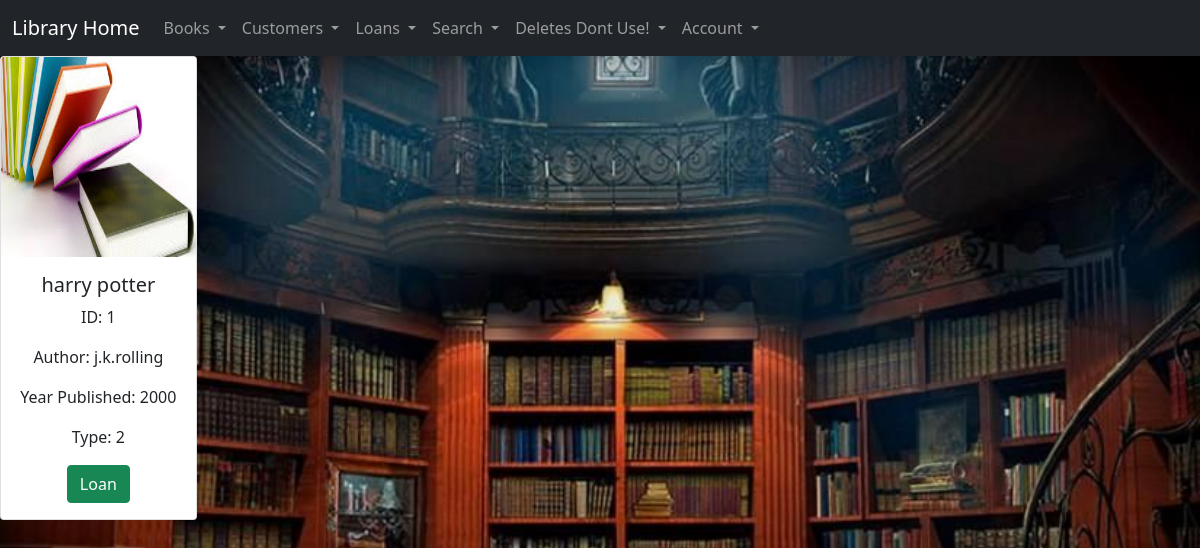
The page /books (signed in) on the database as committed earlier.
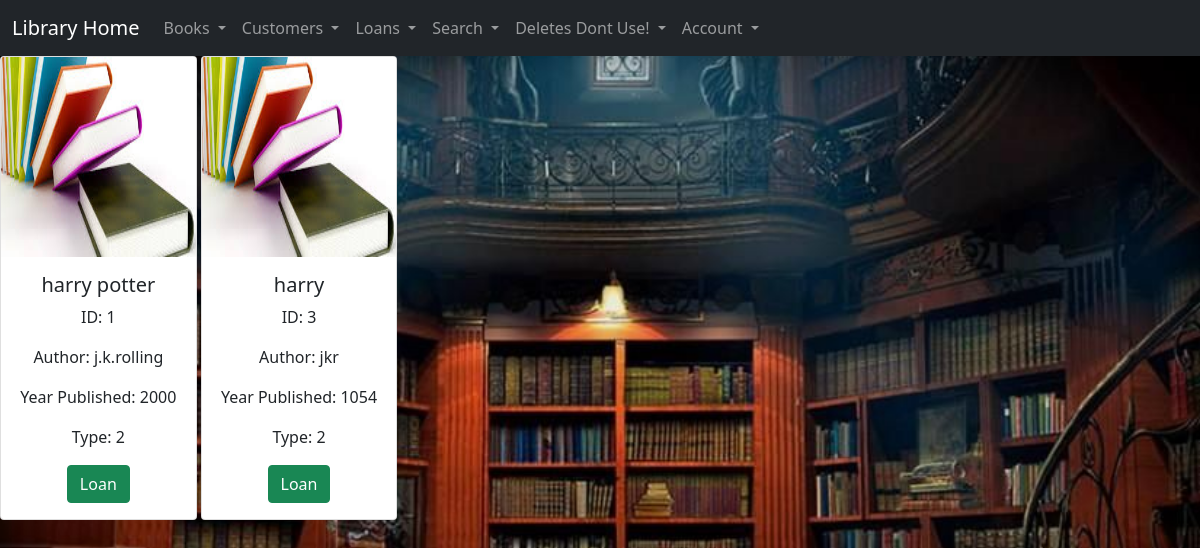
The same page on the database as committed later.
### modules/books.py (models this page shows, shortened)
class Book(Base):
    __tablename__='books'
    id = Column(Integer , primary_key=True)
    name = Column(String)
    author = Column(String)
    year = Column(Integer)
    type = Column(Integer)

### app.py (the view)
@app.route('/books')
@login_required
def show_books():
    show_books = session.query(books.Book).all()
    session.close()
    return render_template('books.html', show_books = show_books)

### app.py (called while the page is built)
@login_manager.user_loader
def load_user(user_id):
    user_id=session.query(User).filter(User.id==user_id).first()
    session.close()
    return user_id

### templates/books.html (shortened to what this page needs)
{% extends "layout.html" %}
    {%block content %}
        <center><div class="row row-cols-3 row-cols-md-6 g-1">
        {{msg}} {% for book in show_books %}
        <div class="col">
            <div class="card">
                <img src="{{ url_for('static',filename='book.jpg') }}" class="card-img-top" alt="..." width="200" height="200"/>
                <div class="card-body">
                    <h5 class="card-title">{{ book.name }}</h5>
                    <p class="card-text">ID: {{ book.id}} </p>
                    <p class="card-text">Author: {{ book.author}} </p>
                    <p class="card-text">Year Published: {{ book.year }} </p>
                    <p class="card-text">Type: {{ book.type }}</p>
                    <a class="btn btn-success" href="{{ url_for('new_loan') }}">Loan</a>
                </div>
            </div>
        </div>
        {% endfor %}
    </div></center>
    {% endblock %}

### templates/layout.html (shortened to what this page needs)
<!DOCTYPE html>
<html lang="en">
<head>
    <link href="https://cdn.jsdelivr.net/npm/bootstrap@5.1.3/dist/css/bootstrap.min.css" rel="stylesheet"
>
</head>
<body>
    {% block nav %}
    <nav class="navbar navbar-expand-lg navbar-dark bg-dark">
        <div class="container-fluid">
            <a class="navbar-brand" href="{{ url_for('dashboard') }}">Library Home</a>
            <div class="collapse navbar-collapse" id="navbarNavDarkDropdown">
                <ul class="navbar-nav">
                    <li class="nav-item dropdown">
                        <a class="nav-link dropdown-toggle" href="#" id="navbarDarkDropdownMenuLink" role="button"
                            data-bs-toggle="dropdown" aria-expanded="false">
                            Books
                        </a>
                    </li>
                    <li class="nav-item dropdown">
                        <a class="nav-link dropdown-toggle" href="#" id="navbarDarkDropdownMenuLink" role="button"
                            data-bs-toggle="dropdown" aria-expanded="false">
                            Customers
                        </a>
                    </li>
                    <li class="nav-item dropdown">
                        <a class="nav-link dropdown-toggle" href="#" id="navbarDarkDropdownMenuLink" role="button"
                            data-bs-toggle="dropdown" aria-expanded="false">
                            Loans
                        </a>
                    </li>
                    <li class="nav-item dropdown">
                        <a class="nav-link dropdown-toggle" href="#" id="navbarDarkDropdownMenuLink" role="button"
                            data-bs-toggle="dropdown" aria-expanded="false">
                            Search
                        </a>
                    </li>
                    <li class="nav-item dropdown">
                        <a class="nav-link dropdown-toggle" href="#" id="navbarDarkDropdownMenuLink" role="button"
                            data-bs-toggle="dropdown" aria-expanded="false">
                            Deletes Dont Use!
                        </a>
                    </li>
                    <li class="nav-item dropdown">
                        <a class="nav-link dropdown-toggle" href="#" id="navbarDarkDropdownMenuLink" role="button"
                            data-bs-toggle="dropdown" aria-expanded="false">
                            Account
                        </a>
                    </li>
                </ul>
            </div>
        </div>
    </nav>
    {% endblock %}
    {%block content %}{% endblock %}
</body>
</html>

### templates/layout.html (style rules this page uses)
body { background-image: url('/static/library.jpg'); background-repeat: no-repeat; background-attachment: fixed; background-size: 100% 100%; }

Rows that differ between the two databases and show on the page:
added Book: name "harry", id "3", author "jkr", year "1054", type "2"
